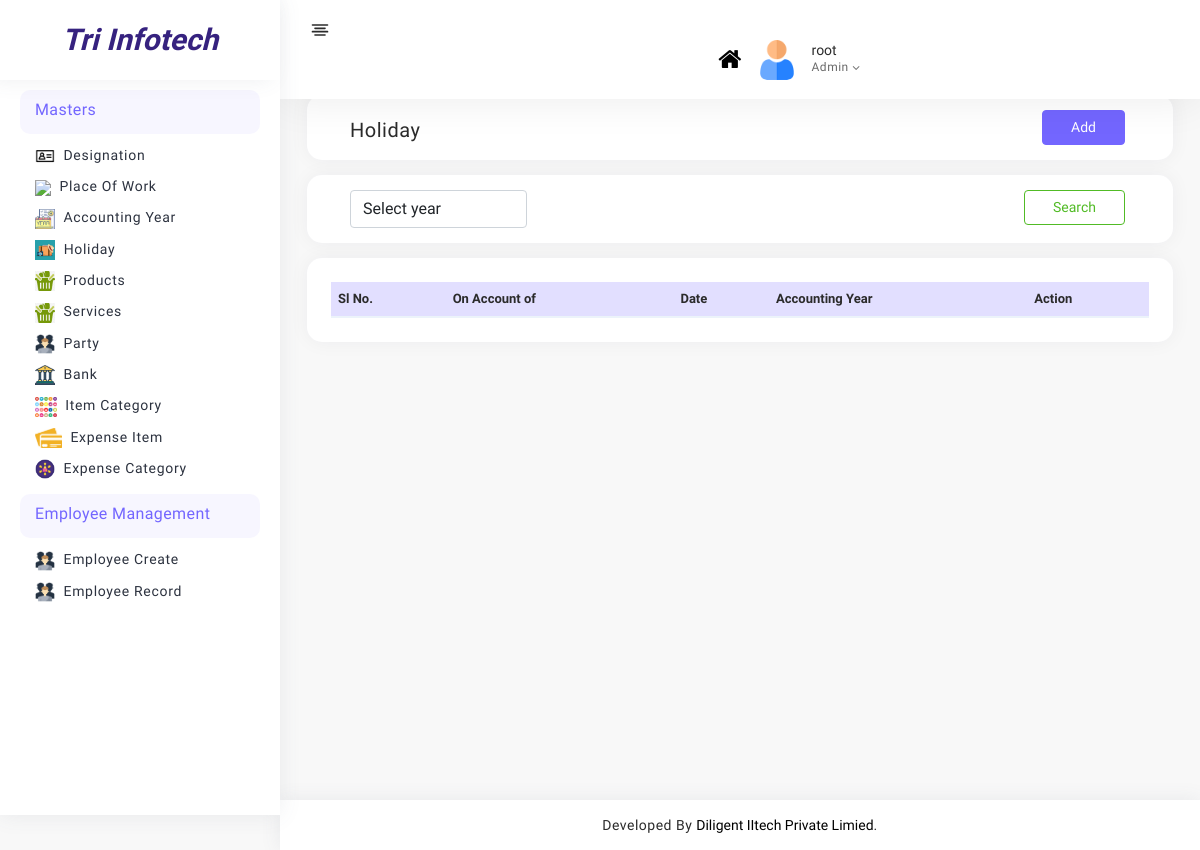
The page /admin_panel/holiday/ (signed in) on the database as committed earlier.
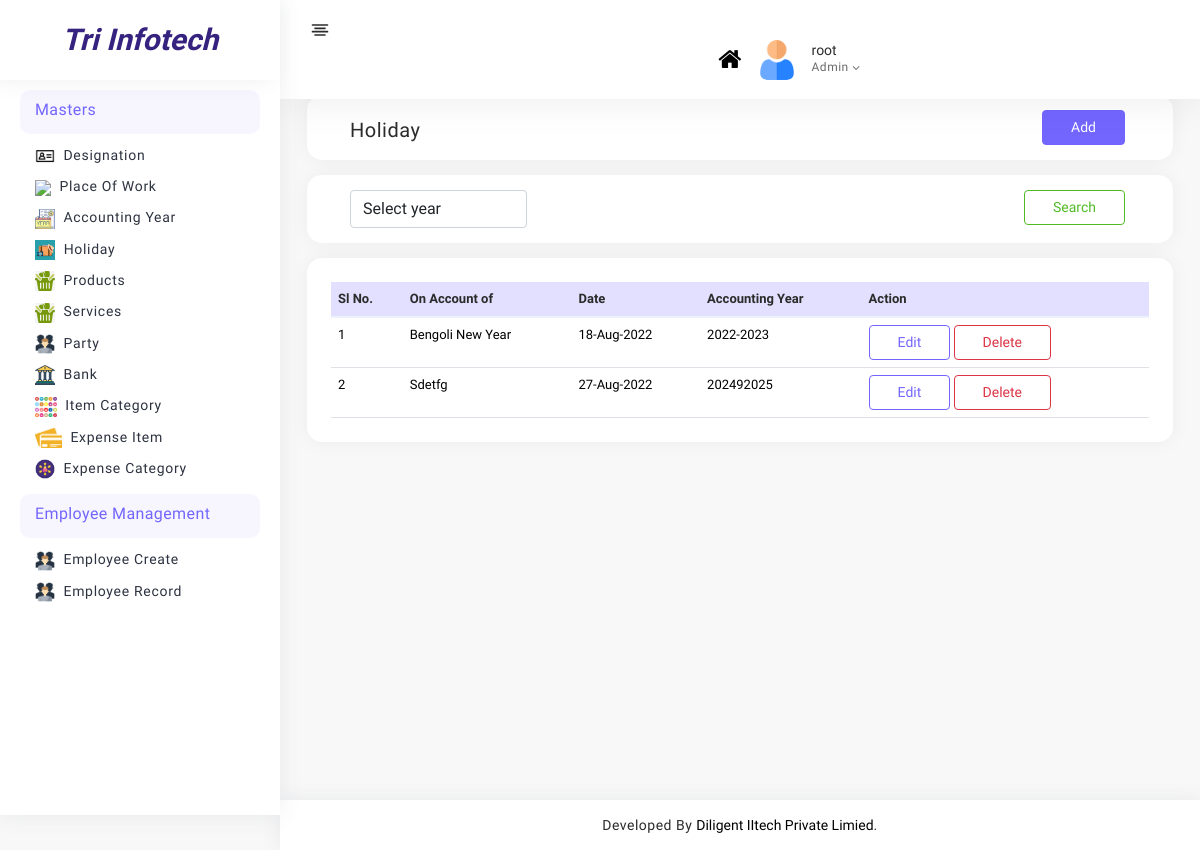
The same page on the database as committed later.
### admin_panel/models.py (models this page shows, shortened)
class Holiday(models.Model):
    accounting_year = models.ForeignKey("Accounting_year", on_delete=models.CASCADE)
    holiday_date = models.DateField(auto_now=False, auto_now_add=False,unique=True)
    reason = models.CharField(max_length=100)

class Accounting_year(models.Model):
    year = models.CharField( max_length=50,unique=True)
    fromdate = models.CharField(max_length=20,default="April,1")
    todate = models.CharField(max_length=20,default="March,31")
    def __str__(self):
        return self.year

### admin_panel/views.py (the view)
# urls.py: path("holiday/",views.holiday,name="holiday"),
def holiday(request):
    if request.user.is_staff:
        holidays = Holiday.objects.all()
        years = Accounting_year.objects.all()
        if request.method == "POST":
            print("got post request from holiday for searching")
            year = request.POST["year"]
            years = Accounting_year.objects.all()
            holidays = Holiday.objects.filter(accounting_year_id=year)
            print(holidays)
        return render(request,"masters/holiday/holiday.html",{"holidays":holidays,"years":years})
    else:
        return redirect("login")

### admin_panel/templates/masters/holiday/holiday.html (shortened to what this page needs)
{% extends 'base.html' %}
{% load static %}
{% block content %}
<div class="page-body">
    <form action="" method="post">
        <div class="container-fluid">
            <div class="card p-3 py-2 project-list">
                <div class="row">
                    <div class="col-md-6">
                        <h5 class="mb-0 mt-2">Holiday</h5>
                    </div>
                    <div class="col-md-6">
                        <a href="{% url 'holiday_add' %} " class="btn btn-primary rs-text-right">Add</a>
                    </div>
                </div>
            </div>
            <div class="card p-3 py-2 project-list">
                <div class="row">
                        <div class="col-md-3">
                            <select name="year" class="form-control" id="year">
                                <option value="">Select year</option>
                            </select>
                        </div>
                        <div class="col-md-6 ml-auto">
                            <input type="submit" class="btn btn-outline-success" value="Search">
                        </div>
                </div>
            </div>
            <div class="card rs-mt-10 rs-br-0">
                <div class="card-body p-4 rs-p-0">
                    <div class="">
                        <table class="table rs_table">
                            <thead>
                                <tr>
                                    <th class="rs-w-5"><span class="hidden-xs">Sl No.</span></th>
                                    <th>On Account of</th>
                                    <th>Date</th>
                                    <th>Accounting Year</th>
                                    <th class="rs-text-right">Action</th>
                                </tr>
                            </thead>
                            <tbody>
                                {% for holiday in holidays %}
                                <tr>
                                    <td class="rs-pr-0">
                                        <span class="hidden-xs">{{ forloop.counter }}</span>
                                    </td>
                                    <td>{{ holiday.reason|capfirst}}</td>
                                    <td>{{ holiday.holiday_date|date:"d-M-Y"}}</td>
                                    <td>{{ holiday.accounting_year}}</td>
                                    <td class="rs-text-right"><a href="{% url 'holiday_edit' holiday.id %}"
                                            class="btn btn-outline-primary">Edit</a>
                                        <a type="button" class="btn btn-outline-danger" data-toggle="modal"
                                            data-target="#exampleModal-{{forloop.counter}}">
                                            Delete
                                        </a>
                                    </td>
                                </tr>
                                {% endfor %}
                            </tbody>
                        </table>
                    </div>
                </div>
            </div>
        </div>
    </form>
</div>
{% endblock content %}

Rows that differ between the two databases and show on the page:
added Holiday: reason "Bengoli New Year", holiday_date "18-Aug-2022", accounting_year "2022-2023"
added Holiday: reason "Sdetfg", holiday_date "27-Aug-2022", accounting_year "202492025"
